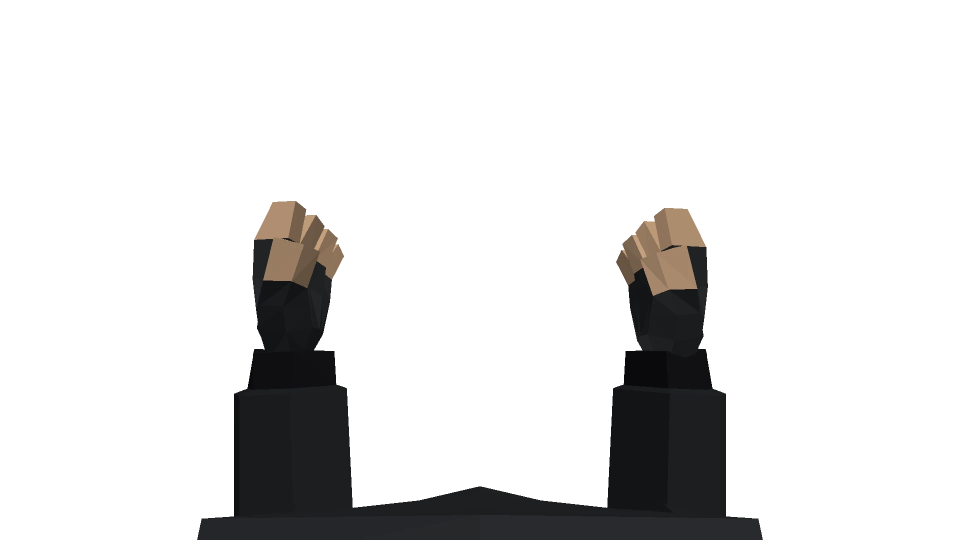
#> input picture assets/source/fp_hands_ref.webp, 1920 x 1080 px, found by its file name (shown at 1/2 size)
$ python fp_hands.py out.png
#> lines starting #> are read from the running program, lines starting #| are printed output that depends on the picture; after the words box and inside, x2 and y2 are one past the last pixel; in counts of white or black regions, pixels touching at a corner belong together
#!/usr/bin/env python3
"""The hands used on the tablet are the earlier first-person render (assets/source/fp_hands_ref.webp: body and both
arms in one image), preferred over a fresh render of the current mesh. This splits its arms into fp_left / fp_right
(against fp_body from scripts/first_person.py) and builds the walkie-talkie hand from the same left hand, moved to
grip the handset's lower left. Usage: python3 -I scripts/fp_hands.py web/img"""
import sys
import numpy as np
from PIL import Image

out = sys.argv[1]
o = np.asarray(Image.open('assets/source/fp_hands_ref.webp')).copy()
#> o is the input picture: shape (1080, 1920, 4); mean R, G, B, A 6.5, 6.2, 5.9, 36.5
body = np.asarray(Image.open(f'{out}/fp_body.webp'))
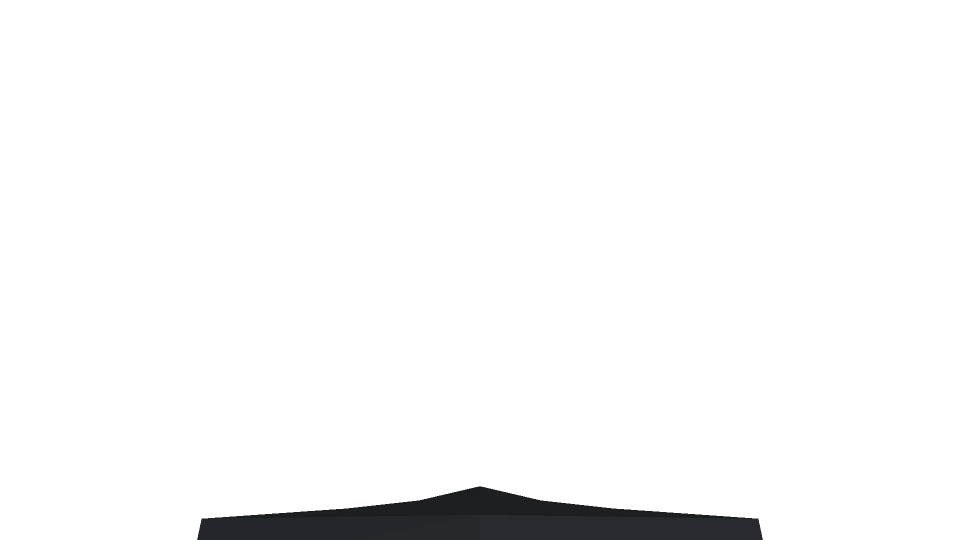
#> input picture web/img/fp_body.webp, 1920 x 1080 px, found by its file name (shown at 1/2 size)
#> body is the input picture: shape (1080, 1920, 4); mean R, G, B, A 1.3, 1.4, 1.5, 9.1
H, W = o.shape[:2]
#> H = 1080; W = 1920
same = (np.abs(o[..., :3].astype(int) - body[..., :3].astype(int)).sum(2) < 40) & (body[..., 3] > 0)
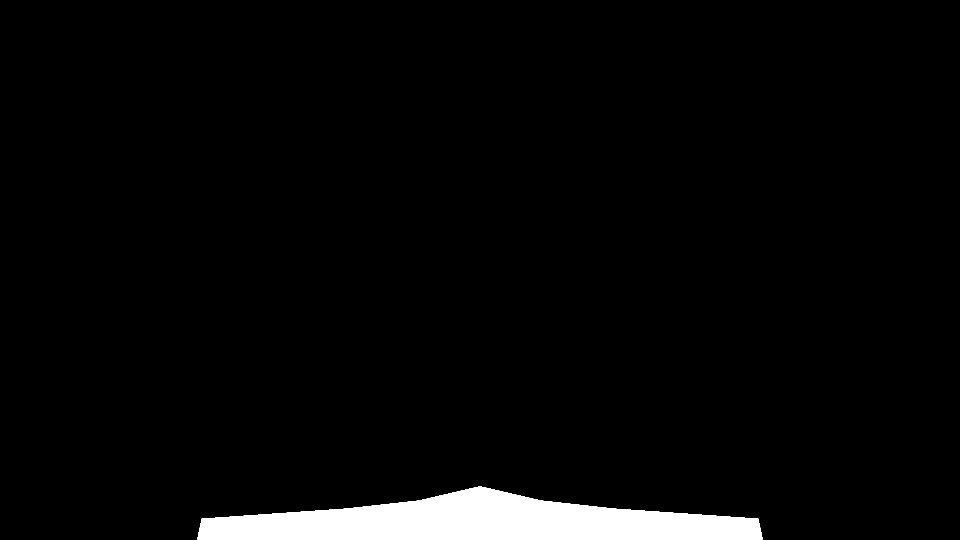
#> same: shape (1080, 1920) bool (shown at 1/2 size); 3.6% white; 1 white region, box (x1, y1, x2, y2) and area: (394, 973, 1526, 1080) 74326
arm = (o[..., 3] > 0) & ~same
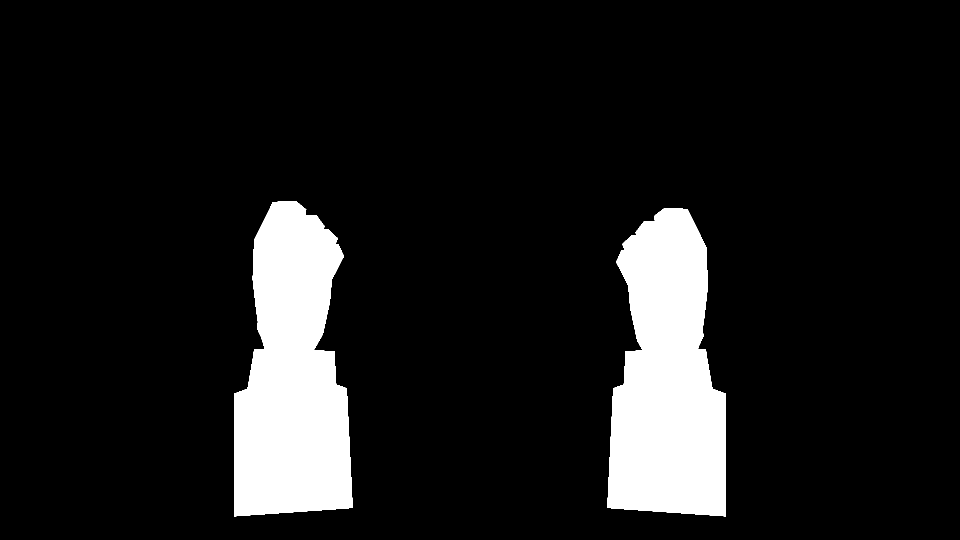
#> arm: shape (1080, 1920) bool (shown at 1/2 size); 10.7% white; 2 white regions, box (x1, y1, x2, y2) and area: (468, 402, 706, 1033) 111730, (1214, 416, 1452, 1033) 110554
xx = np.arange(W)[None, :].repeat(H, 0)
save = lambda im, name: im.save(f'{out}/{name}.webp', 'WEBP', quality=90, method=6)
for name, m in (('fp_left', arm & (xx < W // 2)), ('fp_right', arm & (xx >= W // 2))):
    a = o.copy(); a[..., 3] = np.where(m, o[..., 3], 0)
    save(Image.fromarray(a), name)
#> this loop made 2 passes
#> name on passes 1 to 2: 'fp_left', 'fp_right'
#> pass 1, `save = lambda im, name: im.save(f'{out}/{name}.webp', 'WEBP', quality=..`:
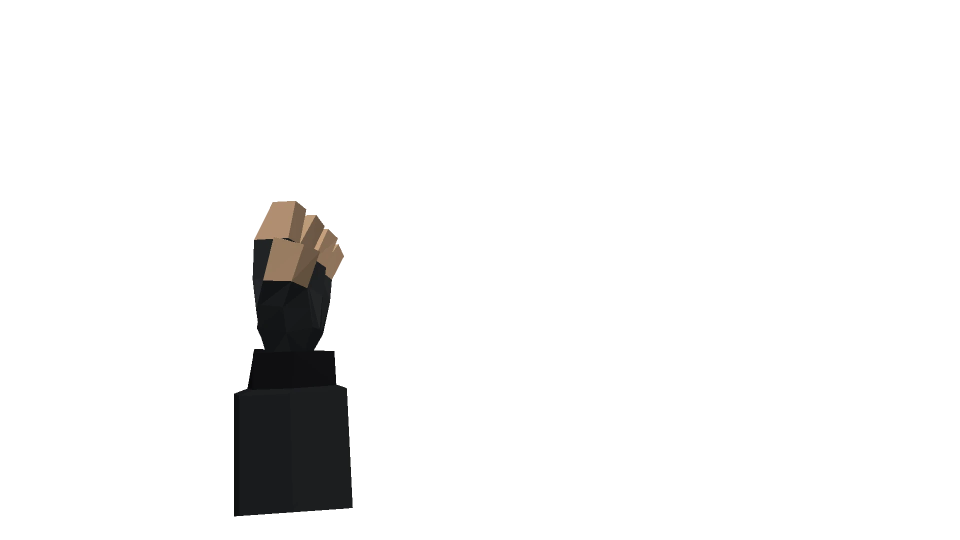
#> saved as fp_left.webp: PIL image 1920x1080 RGBA (shown at 1/2 size); mean R, G, B, A 6.5, 6.2, 5.9, 13.7; transparent parts drawn white
# The right hand's own thumb is taken out (painted over in the glove's shade, as if bent away behind the
# tablet): the separate blocky thumb (fp_thumb, first_person.py) does the pressing.
from PIL import ImageDraw
right = Image.open(f'{out}/fp_right.webp')
rgba = np.asarray(right).copy()
mask = Image.new('L', right.size, 0)
#> mask: PIL image 1920x1080 L; every value is 0
ImageDraw.Draw(mask).polygon([(1308, 492), (1376, 482), (1400, 580), (1312, 596), (1296, 590), (1277, 536)], fill=255)
#> mask: PIL image 1920x1080 L; 0.49% white; 1 white region, box (x1, y1, x2, y2) and area: (1277, 482, 1401, 597) 10245
m = (np.asarray(mask) > 0) & (rgba[..., 3] > 0)
rgba[m, :3] = (31, 33, 35)
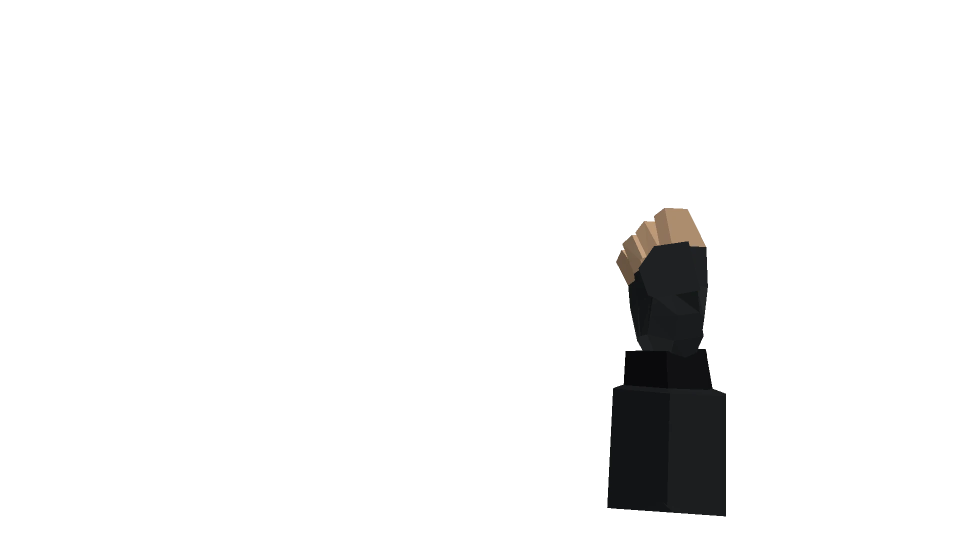
#> rgba: shape (1080, 1920, 4) (shown at 1/2 size); mean R, G, B, A 2.1, 2.1, 2, 13.6; transparent parts drawn white
save(Image.fromarray(rgba), 'fp_right')
# The left hand loses its thumb the same way (mirrored polygon): its blocky thumb is fp_thumb flipped.
left = Image.open(f'{out}/fp_left.webp')
rgba = np.asarray(left).copy()
mask = Image.new('L', left.size, 0)
ImageDraw.Draw(mask).polygon([(614, 485), (540, 473), (516, 580), (608, 598), (626, 590), (645, 536)], fill=255)  # mirrored, a little taller (no sliver left)
#> mask: PIL image 1920x1080 L; 0.57% white; 1 white region, box (x1, y1, x2, y2) and area: (516, 473, 646, 599) 11793
m = (np.asarray(mask) > 0) & (rgba[..., 3] > 0)
rgba[m, :3] = (31, 33, 35)
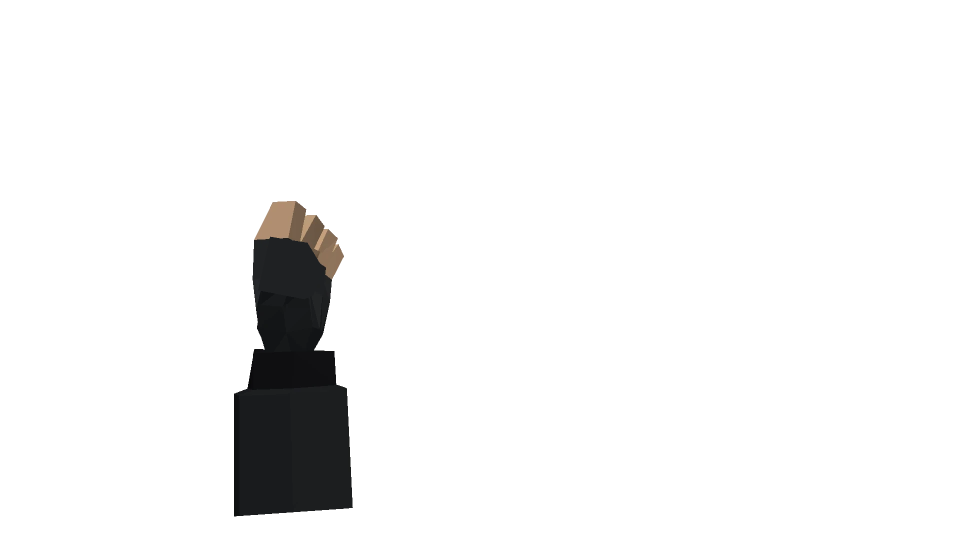
#> rgba: shape (1080, 1920, 4) (shown at 1/2 size); mean R, G, B, A 2.9, 2.8, 2.7, 13.7; transparent parts drawn white
save(Image.fromarray(rgba), 'fp_left')
# The walkie hand: the same left hand, raised so the handset sits in its palm; the handset is drawn wholly in
# front of it (the front layer stays empty).
left = Image.open(f'{out}/fp_left.webp')
moved = Image.new('RGBA', left.size, (0, 0, 0, 0)); moved.paste(left, (-188, 5), left)
#> after `moved = Image.new('RGBA', left.size, (0, 0, 0, 0))`: moved: PIL image 1920x1080 RGBA; every value is 0
#> after `moved.paste(left, (-188, 5), left)`:
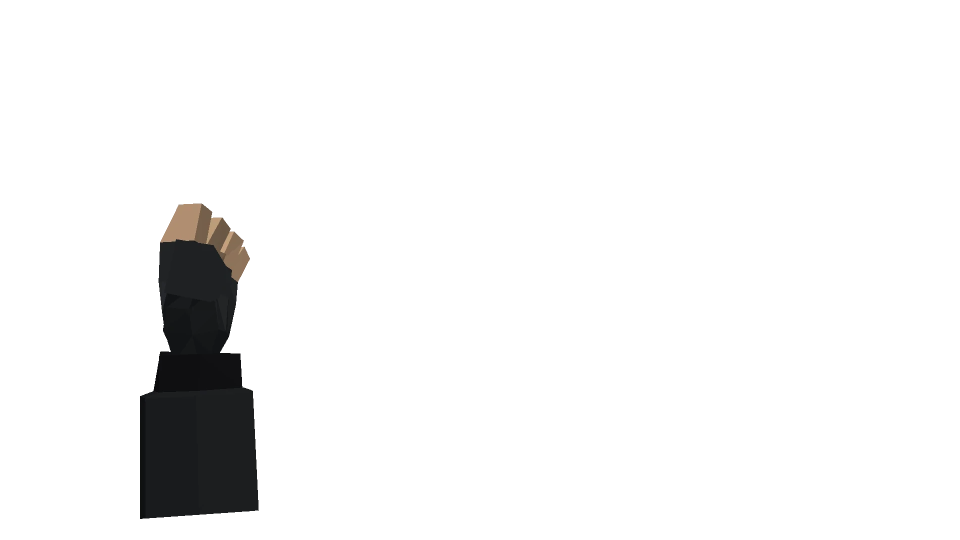
#> moved: PIL image 1920x1080 RGBA (shown at 1/2 size); mean R, G, B, A 2, 2, 1.9, 13.7; transparent parts drawn white
save(moved, 'fp_lwalkie_back')
save(Image.new('RGBA', left.size, (0, 0, 0, 0)), 'fp_lwalkie_front')
